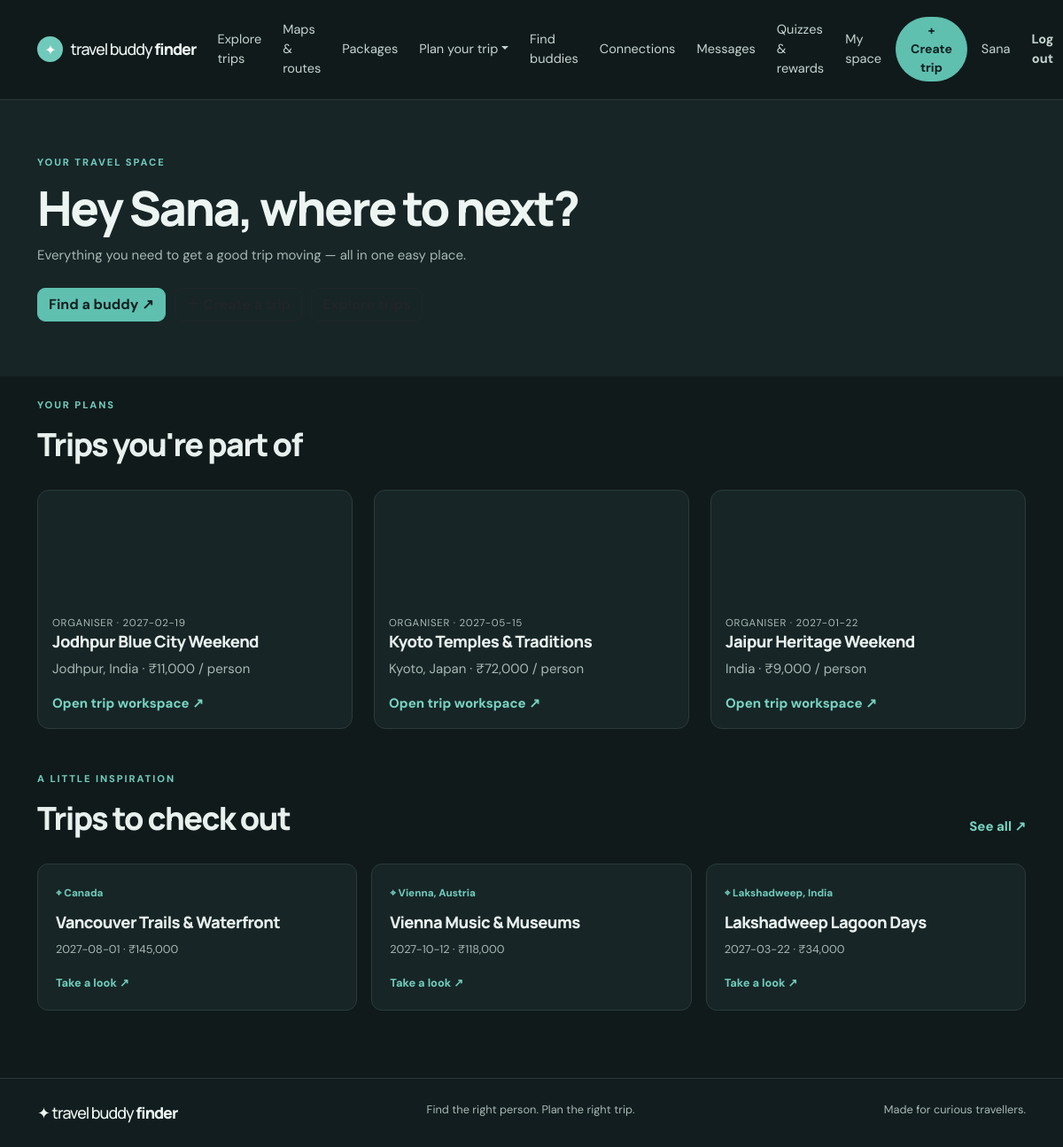
Page /dashboard (signed in) on the committed database.
### app.py (models this page shows, shortened)
class User(db.Model):
    id = db.Column(db.Integer, primary_key=True)
    name = db.Column(db.String(100), nullable=False)
    email = db.Column(db.String(180), unique=True, nullable=False, index=True)
    password_hash = db.Column(db.String(255), nullable=False)
    city = db.Column(db.String(100), default='')
    bio = db.Column(db.String(500), default='')
    interests = db.Column(db.String(300), default='')
    travel_style = db.Column(db.String(80), default='Flexible')
    budget = db.Column(db.Integer, default=15000)
    created_at = db.Column(db.DateTime, default=datetime.utcnow)

class Trip(db.Model):
    id = db.Column(db.Integer, primary_key=True)
    title = db.Column(db.String(140), nullable=False)
    destination = db.Column(db.String(120), nullable=False, index=True)
    start_location = db.Column(db.String(120), default='')
    start_date = db.Column(db.String(20), nullable=False)
    end_date = db.Column(db.String(20), nullable=False)
    budget = db.Column(db.Integer, default=0)
    description = db.Column(db.Text, default='')
    interests = db.Column(db.String(300), default='')
    max_members = db.Column(db.Integer, default=4)
    status = db.Column(db.String(20), default='open')
    creator_id = db.Column(db.Integer, db.ForeignKey('user.id'), nullable=False)
    created_at = db.Column(db.DateTime, default=datetime.utcnow)
    creator = db.relationship('User', backref='created_trips')

### app.py (the view)
@app.route('/dashboard')
@login_required
def dashboard():
    user = current_user()
    my_trips = Trip.query.filter_by(creator_id=user.id).order_by(Trip.created_at.desc()).all()
    joined = Membership.query.filter_by(user_id=user.id, status='accepted').all()
    pending = Membership.query.join(Trip).filter(Trip.creator_id==user.id, Membership.status=='pending').all()
    suggestions = Trip.query.filter(Trip.creator_id != user.id, Trip.status=='open').order_by(Trip.created_at.desc()).limit(3).all()
    return render_template('dashboard.html', user=user, my_trips=my_trips, joined=joined, pending=pending, suggestions=suggestions)

### app.py (called while the page is built)
def current_user():
    uid = session.get('user_id')
    return db.session.get(User, uid) if uid else None

def login_required(fn):
    @wraps(fn)
    def wrapped(*args, **kwargs):
        if not current_user():
            if request.path.startswith('/api/'):
                return jsonify(error='Please log in first.'), 401
            flash('Please log in to continue.', 'info')
            return redirect(url_for('login'))
        return fn(*args, **kwargs)
    return wrapped

@app.context_processor
def inject_globals():
    return {'logged_user': current_user(), 'money': lambda value: f'₹{float(value or 0):,.0f}', 'destination_image': destination_image, 'avatar_url': avatar_url}

### templates/dashboard.html (shortened to what this page needs)
{% extends 'base.html' %}{% block content %}<section class="page-top"><div class="container"><div class="eyebrow">YOUR TRAVEL SPACE</div><h1>Hey {{ user.name.split()[0] }}, where to next?</h1><p>Everything you need to get a good trip moving — all in one easy place.</p><div class="quick-actions"><a class="btn btn-dark" href="{{ url_for('buddies') }}">Find a buddy ↗</a><a class="btn btn-outline-dark" href="{{ url_for('create_trip') }}"></a><a class="btn btn-outline-dark" href="{{ url_for('trips') }}"></a></div></div></section><section class="section-pad pt-4"><div class="container"><div class="section-head"><div><div class="eyebrow">YOUR PLANS</div><h2>Trips you're part of</h2></div></div><div class="row g-4">{% for trip in my_trips %}<div class="col-md-6 col-lg-4"><div class="simple-trip"><div class="simple-trip-image" style="background-image:url('{{ destination_image(trip.destination, trip.id) }}')"></div><div class="p-3"><div class="trip-meta">ORGANISER · {{ trip.start_date }}</div><h3>{{ trip.title }}</h3><p class="muted">{{ trip.destination }} · {{ money(trip.budget) }} / person</p><a class="text-link" href="{{ url_for('trip_detail',trip_id=trip.id) }}">Open trip workspace ↗</a></div></div></div>{% endfor %}</div><div class="section-head mt-5"><div><div class="eyebrow">A LITTLE INSPIRATION</div><h2>Trips to check out</h2></div><a class="text-link" href="{{ url_for('trips') }}">See all ↗</a></div><div class="row g-3">{% for trip in suggestions %}<div class="col-md-4"><div class="suggestion"><span>⌖ {{ trip.destination }}</span><h3>{{ trip.title }}</h3><p>{{ trip.start_date }} · {{ money(trip.budget) }}</p><a href="{{ url_for('trip_detail',trip_id=trip.id) }}">Take a look ↗</a></div></div>{% endfor %}</div></div></section>{% endblock %}

### templates/base.html (shortened to what this page needs)
<!doctype html><html lang="en"><head><link href="https://cdn.jsdelivr.net/npm/bootstrap@5.3.3/dist/css/bootstrap.min.css" rel="stylesheet"><link rel="stylesheet" href="{{ url_for('static',filename='css/style.css') }}"></head><body><nav class="navbar navbar-expand-lg site-nav"><div class="container"><a class="navbar-brand brand" href="{{ url_for('home') }}"><span class="brand-mark">✦</span> travel buddy <b>finder</b></a><div class="collapse navbar-collapse" id="nav"><div class="navbar-nav ms-auto align-items-lg-center gap-lg-2"><a class="nav-link" href="{{ url_for('trips') }}">Explore trips</a><a class="nav-link" href="{{ url_for('google_maps') }}">Maps & routes</a><a class="nav-link" href="{{ url_for('packages') }}">Packages</a><div class="nav-item dropdown"><a class="nav-link dropdown-toggle" href="#" role="button" data-bs-toggle="dropdown">Plan your trip</a></div>{% if logged_user %}<a class="nav-link" href="{{ url_for('buddies') }}">Find buddies</a><a class="nav-link" href="{{ url_for('connections') }}">Connections</a><a class="nav-link" href="{{ url_for('messages') }}">Messages</a><a class="nav-link" href="{{ url_for('quizzes') }}">Quizzes & rewards</a><a class="nav-link" href="{{ url_for('dashboard') }}">My space</a><a class="btn btn-dark btn-sm rounded-pill px-3" href="{{ url_for('create_trip') }}">+ Create trip</a><a class="nav-link" href="{{ url_for('profile') }}">{{ logged_user.name.split()[0] }}</a><form method="post" action="{{ url_for('logout') }}"><button class="btn btn-link nav-link" type="submit">Log out</button></form>{% else %}<a class="nav-link" href="{{ url_for('login') }}">Log in</a><a class="btn btn-dark btn-sm rounded-pill px-3" href="{{ url_for('register') }}">Create account</a>{% endif %}</div></div></div></nav><main>{% block content %}{% endblock %}</main><footer class="footer"><div class="container d-flex flex-column flex-md-row justify-content-between gap-2"><span class="brand">✦ travel buddy <b>finder</b></span><span>Find the right person. Plan the right trip.</span><span>Made for curious travellers.</span></div></footer></body></html>

### rows in the picture
User: name "Sana"
Trip: start_date "2027-02-19", title "Jodhpur Blue City Weekend", destination "Jodhpur, India", budget "₹11,000"
Trip: start_date "2027-05-15", title "Kyoto Temples & Traditions", destination "Kyoto, Japan", budget "₹72,000"
Trip: start_date "2027-01-22", title "Jaipur Heritage Weekend", destination "India", budget "₹9,000"
Trip: destination "Canada", title "Vancouver Trails & Waterfront", start_date "2027-08-01", budget "₹145,000"
Trip: destination "Vienna, Austria", title "Vienna Music & Museums", start_date "2027-10-12", budget "₹118,000"
Trip: destination "Lakshadweep, India", title "Lakshadweep Lagoon Days", start_date "2027-03-22", budget "₹34,000"
